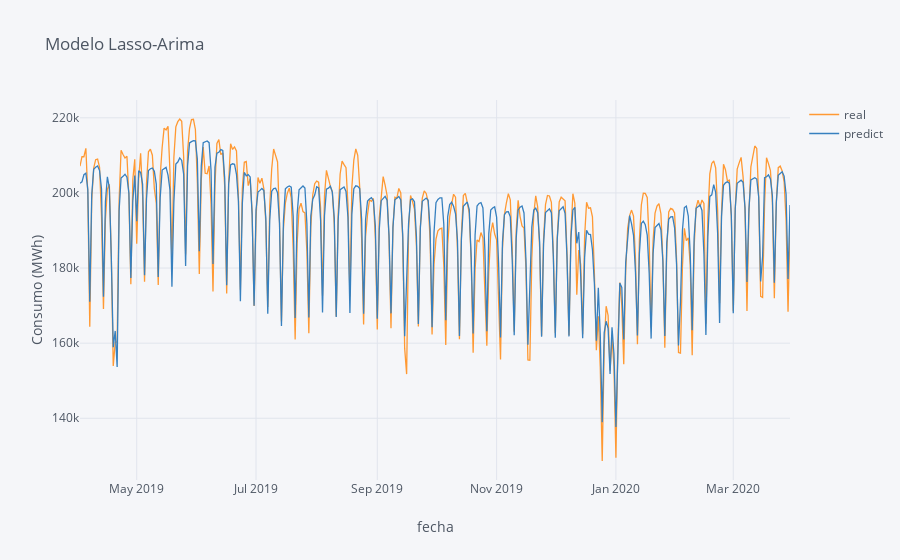

Notebook source saved alongside this figure:
### Code cell
df[["real", "predict"]].iplot(title = "Modelo Lasso-Arima", xTitle="fecha", yTitle="Consumo (MWh)")

### Figure 1 — Plotly figure (JSON) as saved in the notebook; plotly's stock layout.template omitted (floating-point values rounded to 4 significant figures; data arrays with more than 128 entries replaced by an {"elided": "..."} marker saying what was removed)
{"data": [{"line": {"color": "rgba(255, 153, 51, 1.0)", "dash": "solid", "shape": "linear", "width": 1.3}, "mode": "lines", "name": "real", "text": "", "type": "scatter", "x": {"elided": "364 str values"}, "y": {"elided": "364 float values"}}, {"line": {"color": "rgba(55, 128, 191, 1.0)", "dash": "solid", "shape": "linear", "width": 1.3}, "mode": "lines", "name": "predict", "text": "", "type": "scatter", "x": {"elided": "364 str values"}, "y": {"elided": "364 float values"}}], "layout": {"legend": {"bgcolor": "#F5F6F9", "font": {"color": "#4D5663"}}, "paper_bgcolor": "#F5F6F9", "plot_bgcolor": "#F5F6F9", "title": {"font": {"color": "#4D5663"}, "text": "Modelo Lasso-Arima"}, "xaxis": {"gridcolor": "#E1E5ED", "showgrid": true, "tickfont": {"color": "#4D5663"}, "title": {"font": {"color": "#4D5663"}, "text": "fecha"}, "zerolinecolor": "#E1E5ED"}, "yaxis": {"gridcolor": "#E1E5ED", "showgrid": true, "tickfont": {"color": "#4D5663"}, "title": {"font": {"color": "#4D5663"}, "text": "Consumo (MWh)"}, "zerolinecolor": "#E1E5ED"}}}
